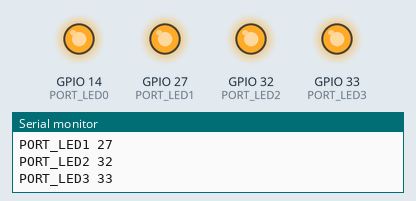
Simulated run of this program. Board: ESP32. On the bench: output pins drawn as LEDs (lit = HIGH), the last lines printed to the serial monitor.

Above: at 0.5 s.
At 3.5 s:
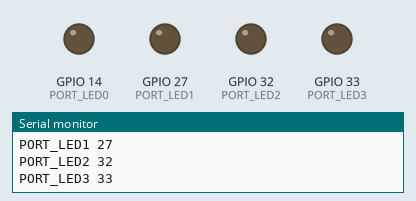
Timing chart, 0 to 4.6 s (numbered marks = the images above):
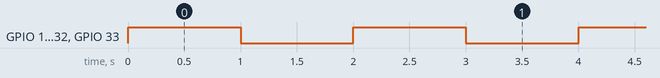

The program:

main.cpp
```cpp
// esp32 pico htl

#include <Arduino.h>

#define PORT_LED0 14
#define PORT_LED1 27
#define PORT_LED2 32
#define PORT_LED3 33

void setup() {
  pinMode(PORT_LED0, OUTPUT);
  pinMode(PORT_LED1, OUTPUT);
  pinMode(PORT_LED2, OUTPUT);
  pinMode(PORT_LED3, OUTPUT);

  Serial.begin(115200);
  Serial.println("setup");
}

void loop() {
  Serial.println("------------");
  Serial.println("PORT_LED0 14");
  Serial.println("PORT_LED1 27");
  Serial.println("PORT_LED2 32");
  Serial.println("PORT_LED3 33");

  digitalWrite(PORT_LED0, HIGH);
  digitalWrite(PORT_LED1, HIGH);
  digitalWrite(PORT_LED2, HIGH);
  digitalWrite(PORT_LED3, HIGH);


  delay(1000);// 1s wait
  digitalWrite(PORT_LED0, LOW);
  digitalWrite(PORT_LED1, LOW);
  digitalWrite(PORT_LED2, LOW);
  digitalWrite(PORT_LED3, LOW);

  delay(1000);// 1s wait
}
```

Measured:
- by itself, GPIO 14 (PORT_LED0), GPIO 27 (PORT_LED1), GPIO 32 (PORT_LED2), GPIO 33 (PORT_LED3): alternates HIGH for 1.0 s and LOW for 1.0 s
